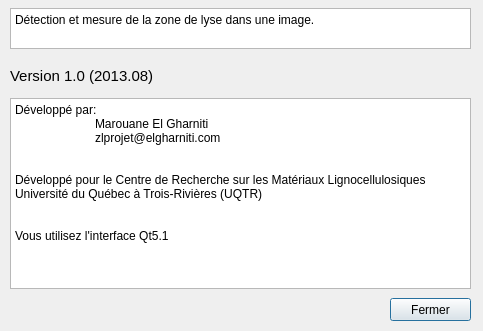
<?xml version="1.0" encoding="UTF-8"?>
<ui version="4.0">
 <class>APropos</class>
 <widget class="QDialog" name="APropos">
  <property name="geometry">
   <rect>
    <x>0</x>
    <y>0</y>
    <width>483</width>
    <height>331</height>
   </rect>
  </property>
  <property name="windowTitle">
   <string>APropos</string>
  </property>
  <property name="windowIcon">
   <iconset>
    <normaloff>../../../../../zlicon48.ico</normaloff>../../../../../zlicon48.ico</iconset>
  </property>
  <widget class="QPushButton" name="btnFermer">
   <property name="geometry">
    <rect>
     <x>390</x>
     <y>298</y>
     <width>81</width>
     <height>23</height>
    </rect>
   </property>
   <property name="text">
    <string>Fermer</string>
   </property>
  </widget>
  <widget class="QPlainTextEdit" name="plainTextEdit">
   <property name="geometry">
    <rect>
     <x>10</x>
     <y>98</y>
     <width>461</width>
     <height>191</height>
    </rect>
   </property>
   <property name="readOnly">
    <bool>true</bool>
   </property>
   <property name="plainText">
    <string>Développé par:
	Marouane El Gharniti
	zlprojet@elgharniti.com


Développé pour le Centre de Recherche sur les Matériaux Lignocellulosiques
Université du Québec à Trois-Rivières (UQTR)


Vous utilisez l'interface Qt5.1</string>
   </property>
  </widget>
  <widget class="QPlainTextEdit" name="plainTextEdit_2">
   <property name="geometry">
    <rect>
     <x>10</x>
     <y>8</y>
     <width>461</width>
     <height>41</height>
    </rect>
   </property>
   <property name="readOnly">
    <bool>true</bool>
   </property>
   <property name="plainText">
    <string>Détection et mesure de la zone de lyse dans une image.
</string>
   </property>
  </widget>
  <widget class="QLabel" name="label">
   <property name="geometry">
    <rect>
     <x>10</x>
     <y>60</y>
     <width>501</width>
     <height>31</height>
    </rect>
   </property>
   <property name="font">
    <font>
     <pointsize>11</pointsize>
    </font>
   </property>
   <property name="text">
    <string>Version 1.0 (2013.08)</string>
   </property>
  </widget>
 </widget>
 <layoutdefault spacing="6" margin="11"/>
 <resources/>
 <connections/>
</ui>
